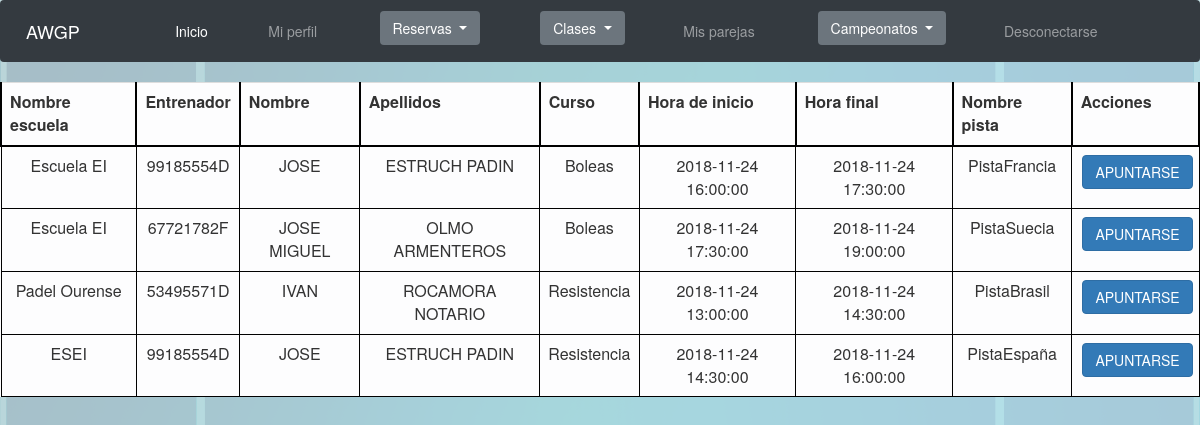
/Controllers/Controller_Clase.php?submit=APUNTARSE (signed in), run on the app's committed database.
### tables this page shows
CREATE TABLE IF NOT EXISTS `Clase` (
  `Clase` INT NOT NULL AUTO_INCREMENT,
  `Reserva_Reserva` INT NOT NULL,
  `codigoEscuela` INT NOT NULL,
  `Entrenador` VARCHAR(9) NOT NULL,
  `Curso` VARCHAR(45) NOT NULL,
  `Particulares` BOOLEAN DEFAULT FALSE,
  PRIMARY KEY (`Clase`),
  INDEX `fk_Clase_Reserva1_idx` (`Reserva_Reserva` ASC),
  INDEX `fk_Clase_Escuela1_idx` (`codigoEscuela` ASC),
  INDEX `fk_Clase_Deportista1_idx` (`Entrenador` ASC),
  CONSTRAINT `fk_Clase_Reserva1`
    FOREIGN KEY (`Reserva_Reserva`)
    REFERENCES `Reserva` (`Reserva`)
    ON DELETE CASCADE
    ON UPDATE CASCADE,
  CONSTRAINT `fk_Clase_Escuela1`
    FOREIGN KEY (`codigoEscuela`)
    REFERENCES `Escuela` (`codigoEscuela`)
    ON DELETE CASCADE
    ON UPDATE CASCADE,
  CONSTRAINT `fk_Clase_Deportista1`
    FOREIGN KEY (`Entrenador`)
    REFERENCES `Deportista` (`DNI`)
    ON DELETE CASCADE
    ON UPDATE CASCADE);

CREATE TABLE IF NOT EXISTS `Escuela` (
  `codigoEscuela` INT NOT NULL AUTO_INCREMENT,
  `nombreEscuela` VARCHAR(45) NULL,
  PRIMARY KEY (`codigoEscuela`));

CREATE TABLE IF NOT EXISTS `Deportista` (
  `DNI` VARCHAR(9) NOT NULL,
  `Edad` INT NULL,
  `Nombre` VARCHAR(45) NULL,
  `Apellidos` VARCHAR(45) NULL,
  `Sexo` VARCHAR(6) NULL,
  `Contrasenha` VARCHAR(128) NOT NULL,
  `Cuota_Socio` INT NULL,
  `rolAdmin` TINYINT NULL,
  `rolEntrenador` TINYINT NULL,
  PRIMARY KEY (`DNI`));

### Modelos/Clase.php (called while the page is built, shortened)
<?php
class Clase{
	var $mysqli;
	function __construct($Clase, $Reserva_Reserva, $codigoEscuela, $Entrenador, $Curso, $Particulares){
		include_once '../Functions/ConectarBD.php';
		$this->mysqli = ConectarBD();
	}
	function CLASESNOAPUNTADO($DNI){
		$sql = $this->mysqli->prepare("	SELECT 	clase.Clase as codClase, escuela.nombreEscuela, clase.Entrenador, Deportista.Nombre, Deportista.Apellidos, clase.Curso, clase.Particulares,
												horario.HoraInicio, horario.HoraFin, pista.nombre, (SELECT COUNT(*) FROM deportista_inscrito_clase WHERE clase = codClase) as Apuntados
										FROM clase, escuela, reserva, pista_tiene_horario, horario, pista, Deportista
										WHERE 	Clase.clase NOT IN (SELECT DISTINCT CLASE FROM Deportista_inscrito_clase WHERE Deportista_inscrito_clase.DNI_Deportista = ?)
												AND clase.Reserva_Reserva = reserva.Reserva AND reserva.codigoPistayHorario = pista_tiene_horario.codigoPistayHorario
												AND pista_tiene_horario.Horario_Horario = horario.Horario AND clase.Entrenador = Deportista.DNI
												AND pista_tiene_horario.Pista_codigoPista = pista.codigoPista AND clase.codigoEscuela = escuela.codigoEscuela
										ORDER BY Curso");
		$sql->bind_param("s", $DNI);
		$sql->execute();
		$resultado = $sql->get_result();
		if(!$resultado){
			return 'No se ha podido conectar con la BD';
		}else if($resultado->num_rows == 0){
			return 'No hay clases disponibles';
		}else{
			return $resultado;
		}
	}
}
?>

### Functions/ConectarBD.php (called while the page is built, shortened)
<?php
function ConectarBD()
	{
	    $mysqli = new mysqli("localhost", "AWGPusr", "AWGPass", "awgp");
		return $mysqli;
	}
?>

### Views/Clase/Clase_SHOWALLFOR.php (the view, shortened to what this page needs)
<?php
class Clase_SHOWALLFOR{
	var $showApuntarse = false;
	var $controlador;
	var $acciones = 'Acciones';
	var $resultado;
	var $camposAMostrar;
	function __construct($respuesta, $apuntarse){
		$this->controlador = 'Controller_Clase.php';
		$this->resultado = $respuesta;
		$this->camposAMostrar = array("nombreEscuela", "Entrenador", "Nombre", "Apellidos", "Curso", "HoraInicio", "HoraFin", "codigoPista", "nombre");
		$this->campos = array(	"nombreEscuela" => "Nombre escuela", "Entrenador" => "Entrenador", "Curso" => "Curso", "HoraInicio" => "Hora de inicio", "HoraFin" => "Hora final",
								"codigoPista" => "Pista", "nombre" => "Nombre pista", "Nombre" => "Nombre", "Apellidos" => "Apellidos");
		$this->showApuntarse = $apuntarse;
		$this->toString();
	}
	function botonesOpcion(){
		if($this->showApuntarse){
			echo "<input class='btn btn-primary' type='submit' name='submit' value='APUNTARSE'/>";
		}
	}
	function toString(){
		include '../Views/base/header.php';
		echo '<table class="table table-light">';
			echo '<tr class="fila">';
				while($tituloColumna = $this->resultado->fetch_field()){
					if(in_array($tituloColumna->name, $this->camposAMostrar)){
						echo '<th class="tituloColumna">';
							echo $this->campos[$tituloColumna->name];
						echo '</th>';
					}
				}
				echo '<th class="tituloColumna">';
				echo $this->acciones;
				echo '</th>';
			echo '</tr>';
			$num = 0;
			while($fila = $this->resultado->fetch_row()){
				if($this->showApuntarse && ($fila[6] == 0 && $fila[10] < 4) || ($fila[6] == 1 && $fila[10] < 3)){
					echo "<form id='formularioOpcion"; echo $num; echo "' method='POST' action='"; echo $this->controlador; echo "'>";
					echo '<tr class="fila">';
					for($i = 0; $i < sizeof($fila); $i++){
						$name = $this->resultado->fetch_fields()[$i]->name;
						if(in_array($name, $this->camposAMostrar)){
							echo '<td class="celda">';
							echo $fila[$i];
							echo '</td>';
						}else{
							echo "<input type='hidden' name='"; echo $name; echo "' value=\""; echo $fila[$i]; echo "\">";
						}
					}
					echo '<td class="celda">';
						$this->botonesOpcion();
					echo '</td>';
					echo '</tr>';
					echo '</form>';
					$num++;
				}else if($this->showApuntarse == false){
					echo "<form id='formularioOpcion"; echo $num; echo "' method='POST' action='"; echo $this->controlador; echo "'>";
					echo '<tr class="fila">';
					for($i = 0; $i < sizeof($fila); $i++){
						$name = $this->resultado->fetch_fields()[$i]->name;
						if(in_array($name, $this->camposAMostrar)){
							echo '<td class="celda">';
							echo "<input type='hidden' name='"; echo $name; echo "' value=\""; echo $fila[$i]; echo "\">";
							echo $fila[$i];
							echo '</td>';
						}else{
							echo "<input type='hidden' name='"; echo $name; echo "' value=\""; echo $fila[$i]; echo "\">";
						}
					}
					echo '<td class="celda">';
						$this->botonesOpcion();
					echo '</td>';
					echo '</tr>';
					echo '</form>';
					$num++;
				}
			}
		echo '</table>';
		include '../Views/base/footer.php';
	}
}
?>

### css/style.css (style rules this page uses)
.btn { margin-left: 2%; margin-right: 2%; }
html { font: Arial; }
body { background-image: url(../img/padel.png); background-size: contain; }
th { text-align: center; }
.tituloColumna { border-top: 2px solid black; border-right: 2px solid black; border-left: 2px solid black; border-bottom: 2px solid black; }
.celda { text-align: center; border: 1px solid black; padding-top: 3; padding-bottom: 3; padding-left: 10; padding-right: 10; }

### data on the page
clase: codigoEscuela.nombreEscuela "Escuela EI", Entrenador "99185554D", Entrenador.Nombre "JOSE", Entrenador.Apellidos "ESTRUCH PADIN", Curso "Boleas", i "2018-11-24 16:00:00", i "2018-11-24 17:30:00", i "PistaFrancia"
clase: codigoEscuela.nombreEscuela "Escuela EI", Entrenador "67721782F", Entrenador.Nombre "JOSE MIGUEL", Entrenador.Apellidos "OLMO ARMENTEROS", Curso "Boleas", i "2018-11-24 17:30:00", i "2018-11-24 19:00:00", i "PistaSuecia"
clase: codigoEscuela.nombreEscuela "Padel Ourense", Entrenador "53495571D", Entrenador.Nombre "IVAN", Entrenador.Apellidos "ROCAMORA NOTARIO", Curso "Resistencia", i "2018-11-24 13:00:00", i "2018-11-24 14:30:00", i "PistaBrasil"
clase: codigoEscuela.nombreEscuela "ESEI", Entrenador "99185554D", Entrenador.Nombre "JOSE", Entrenador.Apellidos "ESTRUCH PADIN", Curso "Resistencia", i "2018-11-24 14:30:00", i "2018-11-24 16:00:00", i "PistaEspaña"

### other printed values
$this->campos[$tituloColumna->name] "Nombre escuela"
$this->campos[$tituloColumna->name] "Entrenador"
$this->campos[$tituloColumna->name] "Nombre"
$this->campos[$tituloColumna->name] "Apellidos"
$this->campos[$tituloColumna->name] "Curso"
$this->campos[$tituloColumna->name] "Hora de inicio"
$this->campos[$tituloColumna->name] "Hora final"
$this->campos[$tituloColumna->name] "Nombre pista"
$this->acciones "Acciones"
